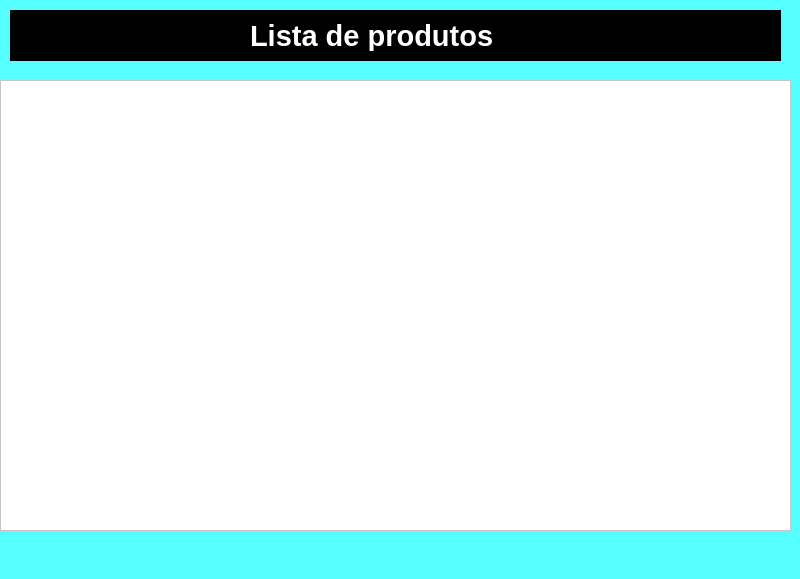
<?xml version="1.0" encoding="UTF-8"?>
<ui version="4.0">
 <class>MainWindow</class>
 <widget class="QMainWindow" name="MainWindow">
  <property name="geometry">
   <rect>
    <x>0</x>
    <y>0</y>
    <width>800</width>
    <height>579</height>
   </rect>
  </property>
  <property name="windowTitle">
   <string>MainWindow</string>
  </property>
  <property name="styleSheet">
   <string notr="true">background-color: rgb(85, 255, 255);</string>
  </property>
  <widget class="QWidget" name="centralwidget">
   <widget class="QTableWidget" name="tableWidget">
    <property name="geometry">
     <rect>
      <x>0</x>
      <y>80</y>
      <width>791</width>
      <height>451</height>
     </rect>
    </property>
    <property name="styleSheet">
     <string notr="true">background-color: rgb(255, 255, 255);
background-color: rgb(85, 170, 255);
background-color: rgb(255, 255, 255);</string>
    </property>
   </widget>
   <widget class="QFrame" name="frame">
    <property name="geometry">
     <rect>
      <x>10</x>
      <y>10</y>
      <width>771</width>
      <height>51</height>
     </rect>
    </property>
    <property name="styleSheet">
     <string notr="true">background-color: rgb(0, 0, 0);</string>
    </property>
    <property name="frameShape">
     <enum>QFrame::StyledPanel</enum>
    </property>
    <property name="frameShadow">
     <enum>QFrame::Raised</enum>
    </property>
    <widget class="QLabel" name="label">
     <property name="geometry">
      <rect>
       <x>240</x>
       <y>10</y>
       <width>291</width>
       <height>31</height>
      </rect>
     </property>
     <property name="font">
      <font>
       <pointsize>22</pointsize>
       <weight>75</weight>
       <bold>true</bold>
      </font>
     </property>
     <property name="styleSheet">
      <string notr="true">color: rgb(255, 255, 255);</string>
     </property>
     <property name="text">
      <string>Lista de produtos</string>
     </property>
    </widget>
   </widget>
  </widget>
  <widget class="QMenuBar" name="menubar">
   <property name="geometry">
    <rect>
     <x>0</x>
     <y>0</y>
     <width>800</width>
     <height>21</height>
    </rect>
   </property>
  </widget>
  <widget class="QStatusBar" name="statusbar"/>
 </widget>
 <resources/>
 <connections/>
</ui>
